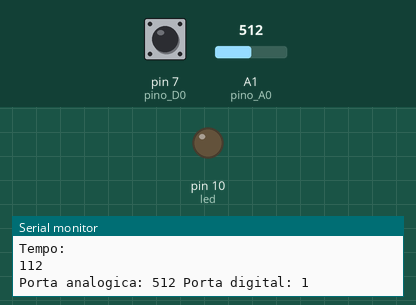
Bench run of a sketch on a simulated Arduino Uno, built with avr-gcc and run on an emulated ATmega328P. Shown: output pins drawn as LEDs (lit = HIGH), the last lines printed to the serial monitor. Dashed ring = blinking. The test bench sets the inputs (shaded band); at power-on: pin 7 (pino_D0) HIGH, A1 (pino_A0) = 512.

Above: at 1.2 s.
1.3 s: pin 7 (pino_D0) driven LOW
At 1.9 s:
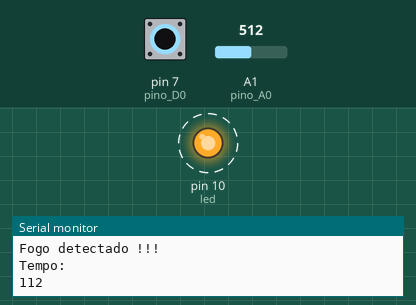
2.8 s: pin 7 (pino_D0) driven HIGH
At 3.7 s:
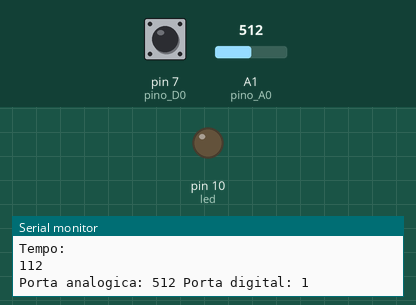
5.8 s: A1 (pino_A0) set to 11
7.3 s: A1 (pino_A0) set to 8
10.3 s: pin 7 (pino_D0) pulsed LOW 2 times (0.12 s each, 0.3 s apart)
At 10.8 s:
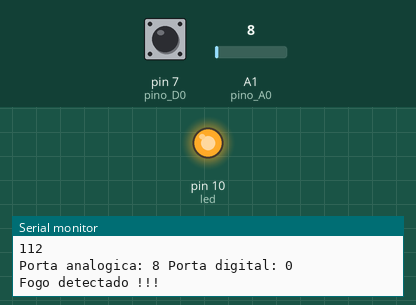
13.9 s: pin 7 (pino_D0) pulsed LOW 5 times (0.12 s each, 0.3 s apart)
At 16.1 s:
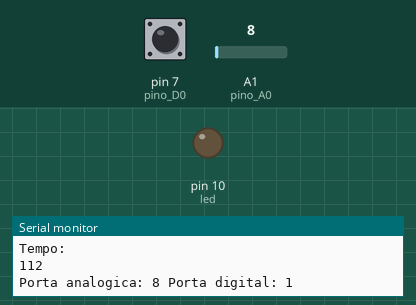
Timing chart, 0 to 17.6 s (numbered marks = the images above; inputs shaded):
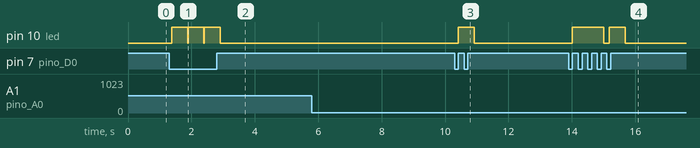

Measured:
- after the input at 1.3 s, pin 10 (led): alternates HIGH for 0.50 s and LOW for 0.01 s, starting after 0.09 s
- after the input at 2.8 s, pin 10 (led): goes on until 2.9 s, then stays LOW
- after the input at 10.3 s, pin 10 (led): LOW → HIGH after 0.12 s, → LOW 0.50 s later
- after the input at 13.9 s, pin 10 (led): LOW → HIGH after 0.11 s, → LOW 1.0 s later, → HIGH 0.17 s later, → LOW 0.50 s later

The sketch:

infravermelho.ino
```cpp
//Programa: Sensor de Chama Arduino
//Autor: FILIEFLOP

int pino_D0 = 7;
int pino_A0 = A1;

int led = 10;
unsigned long time1 = 0;
unsigned long time2 = 0;
unsigned long computacao = 0;

int valor_a = 0;
int valor_d = 0;

void setup()
{
  Serial.begin(9600);
  pinMode(pino_A0, INPUT);
  pinMode(pino_D0, INPUT);
  pinMode(led, OUTPUT);
}

void loop()
{
  time1 = micros();
  int valor_a = analogRead(pino_A0);
  int valor_d = digitalRead(pino_D0);
  time2 = micros();
  computacao = time2 - time1;
  Serial.println("Tempo: ");
  Serial.print(computacao);
  Serial.println("");

  digitalWrite(led, LOW);
  Serial.print("Porta analogica: ");
  Serial.print(valor_a);
  Serial.print(" Porta digital: ");
  Serial.println(valor_d);

  if (valor_d != 1)
  {
    Serial.println("Fogo detectado !!!");
    digitalWrite(led, HIGH);
    delay(500);
  }
}
```
